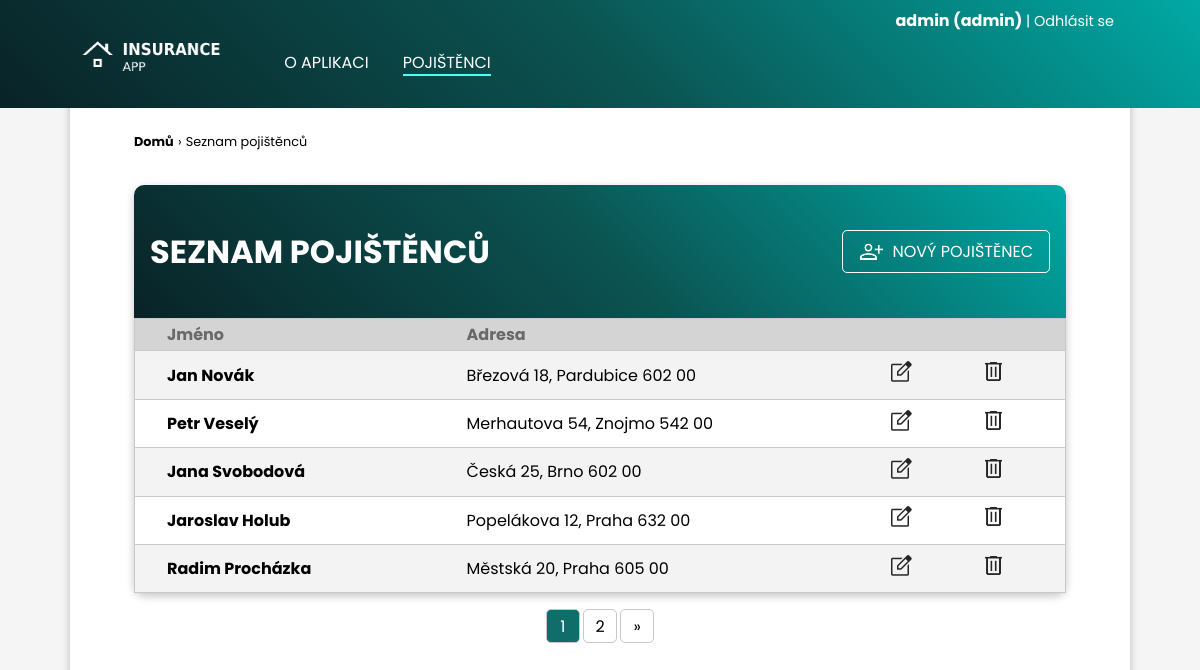
Page /pojistenci/ (signed in) on the committed database.
### clients/models.py (models this page shows, shortened)
class Client(models.Model):
    name = models.CharField(max_length=200, verbose_name="Jméno")
    surname = models.CharField(max_length=200, verbose_name="Příjmení")
    street_address = models.CharField(max_length=200, verbose_name="Ulice a číslo popisné")
    city = models.CharField(max_length=100, verbose_name="Město")
    postal_code = models.CharField(max_length=6, verbose_name="Poštovní směrovací číslo")
    email = models.EmailField(max_length=200, verbose_name="Email")
    phone_number = models.CharField(max_length=16, verbose_name="Telefon")

### clients/views.py (the view)
# urls.py: path("pojistenci/", views.list_all_clients, name="list-all-clients"),
@login_required
def list_all_clients(request):
    clients = Client.objects.all()
    paginator = Paginator(clients, 5)
    page_number = request.GET.get('page')
    paginated_clients = paginator.get_page(page_number)
    return render(request, "clients/clients_list.html", {
        "paginated_clients": paginated_clients
    })

### clients/templates/clients/clients_list.html (shortened to what this page needs)
{% extends 'clients/layout.html' %}
{% load static %}
{% block navigation %}
<li><a  href="{% url 'clients:index' %}">O&nbsp;aplikaci</a></li>
<li><a class="active" href="{% url 'clients:list-all-clients' %}">Pojištěnci</a></li>
{% endblock navigation %}
{% block section %}
<div class="page-path">
    <a href="{% url 'clients:index' %}">Domů</a>
    <p>&rsaquo;</p>
    <p>Seznam pojištěnců</p>
</div>
<div class="table-content-box">
    <div class="content-box-header table-header">
        <h1>Seznam pojištěnců</h1>
        {% if user.is_staff %}
        <a href="{% url 'clients:create-client' %}"><img src="{% static 'clients/person_add_blue.png' %}" alt="add person" height="25px">NOVÝ POJIŠTĚNEC</a>
        {% endif %}
    </div>
    <div class="custom-table">
        <table>
        {% if paginated_clients|length > 0 %}
            <tr>
                <th>Jméno</th>
                <th>Adresa</th>
                <th></th>
                <th></th>
            </tr>
        {% endif %}
        {% for client in paginated_clients %}
            <tr>
                <td><a href="{% url 'clients:client-detail' client.id %}">{{ client.name }} {{ client.surname }}</a></td>
                <td>{{ client.street_address }}, {{ client.city }} {{ client.postal_code }}</td>
                {% if user.is_staff %}
                <td class="table-button"><a href="{% url 'clients:edit-client' client.id %}"><img src="{% static 'clients/edit.png' %}" height="25px" alt="edit" title="upravit"></a></td>
                <td class="table-button"><a href="{% url 'clients:delete-client' client.id %}"><img src="{% static 'clients/delete.png' %}" height="25px" alt="delete" title="smazat"></a></td>
                {% else %}
                <td></td>
                <td></td>
                {% endif %}
            </tr>
        {% empty %}
            <p>Žádný záznam.</p>
        {% endfor %}
        </table>
    </div>
</div>
<div class="pagination">
        <div class="current">
            {{ paginated_clients.number }}
        </div>
        {% if paginated_clients.has_next %}
        <a href="?page={{ paginated_clients.next_page_number }}">{{ paginated_clients.next_page_number }}</a>
        <a href="?page={{ paginated_clients.paginator.num_pages }}" title="Poslední stránka">&raquo;</a>
        {% endif %}
</div>
{% endblock section %}

### clients/templates/clients/layout.html (shortened to what this page needs)
{% load static %}
<!DOCTYPE html>
<html lang="cs-cz">
<head>
    <link rel="stylesheet" href="{% static 'clients/styles.css' %}">
</head>
<body>
    <header>
        <div id="login-logout-bar" class="container">
            {% if user.is_authenticated %}
                <p id="username">{{ request.user.username }} {% if user.is_staff %} (admin) {% endif %}</p><a href="{% url 'logout' %}" class="login-logout">| Odhlásit se</a>
            {% else %}
                <a href="{% url 'login' %}" class="login-logout">Přihlásit se </a><a href="{% url 'register' %}" id="register-btn">Registrovat se</a>
            {% endif %}
        </div>
        <div id="header-content" class="container">
            <a href="{% url 'clients:index' %}"><img src="{% static 'clients/app_logo.png' %}" height="50px" alt=""></a>
            <nav>
                <ul>
                    {% block navigation %}{% endblock navigation %}
                </ul>
            </nav>
        </div>
    </header>
    <section class="container">
        {% block section %}
        {% endblock section %}
    </section>
</body>
</html>

### clients/static/clients/styles.css (style rules this page uses)
:root { --main: linear-gradient(45deg, #092327 0%, #0B5351 50%, #00A9A5 100%); --box: linear-gradient(45deg, #092327 0%, #0B5351 100%); }
body { padding: 0; margin: 0; box-sizing: border-box; font-family: Poppins, sans-serif; background: rgb(245, 245, 245); min-height: 100vh; }
h1 { font-size: 2em; }
h1, h2, h3 { text-transform: uppercase; }
a { text-decoration: none; color:black; }
header { min-height: 6em; width: 100vw; background: var(--main); color: white; position: fixed; z-index:1; }
#login-logout-bar { text-align: right; padding: 0.5em 2em 0 0; }
#username { display: inline; font-weight: bold; }
.login-logout { display: inline; text-decoration: none; color: white; font-size: 0.9em; transition: all 0.2s ease; }
#header-content { display: flex; padding: 0 0 0 1em; margin-top: 0; }
#header-content ul, #header-content h1 { padding-top: 0; margin-top: 0; }
nav ul { display: flex; flex-direction: row; }
nav ul li { padding: 1px; margin: 1em; list-style-type: none; text-transform: uppercase; }
nav ul li a { text-decoration: none; color: white; border-bottom: 2px solid transparent; transition: all 0.2s ease; }
.active { border-bottom: 2px solid #4FFFF3; }
section { box-sizing: border-box; background: white; min-height: 90vh; padding: 4em; padding-top: 8em; border-top: 0; border-radius: 0 0 10px 10px; box-shadow: rgba(0, 0, 0, 0.24) 0px 3px 8px; }
.container { max-width: 1060px; margin: 0 auto; }
.content-box-header { background: var(--main); color: white; border-radius: 10px 10px 0 0; padding: 1em; }
.table-content-box { max-width: 100%; border-radius: 10px; box-shadow: rgba(0, 0, 0, 0.24) 0px 3px 8px; }
.table-header { display: flex; align-items: center; justify-content: space-between; }
.table-header a { color: white; text-decoration: none; border: 1px solid white; padding: 0.5em 1em; border-radius: 5px; margin-left: 1em; transition: all 0.2s ease; filter: grayscale(1) brightness(150%); }
.table-header img { vertical-align: bottom; padding-right: 0.5em; }
table, tr { border-collapse: collapse; border: 1px solid rgb(201, 201, 201); width: 100%; }
table td { padding: 0.7em 2em; text-align: left; }
th { text-align: left; padding: 0.2em 2em; background: rgb(212, 212, 212); color: rgb(105, 105, 105); }
tr:nth-child(even) { background-color: #f3f3f3; }
.custom-table a { text-decoration: none; font-weight: bold; }
.table-button { padding: 0 0.5em; filter: contrast(70%); }
.page-path { display: block; margin-bottom: 2em; }
.page-path > * { display: inline; font-size: 0.8em; font-weight: bold; text-decoration: none; }
.page-path p { font-weight: normal; }
.pagination { text-align: center; display: flex; max-width: max-content; margin: 1em auto; gap: 0.2em; }
.pagination > * { border: 1px solid rgb(199, 199, 199); border-radius: 5px; padding: 0.2em 0.6em; min-width: 0.8em; }
.current { background-color:#0f6d6a; color: white; }

### rows in the picture
Client: name "Jan", surname "Novák", street_address "Březová 18", city "Pardubice", postal_code "602 00"
Client: name "Petr", surname "Veselý", street_address "Merhautova 54", city "Znojmo", postal_code "542 00"
Client: name "Jana", surname "Svobodová", street_address "Česká 25", city "Brno", postal_code "602 00"
Client: name "Jaroslav", surname "Holub", street_address "Popelákova 12", city "Praha", postal_code "632 00"
Client: name "Radim", surname "Procházka", street_address "Městská 20", city "Praha", postal_code "605 00"

### other values in the picture
{{ request.user.username }} "admin"
{{ paginated_clients.number }} "1"
{{ paginated_clients.next_page_number }} "2"
